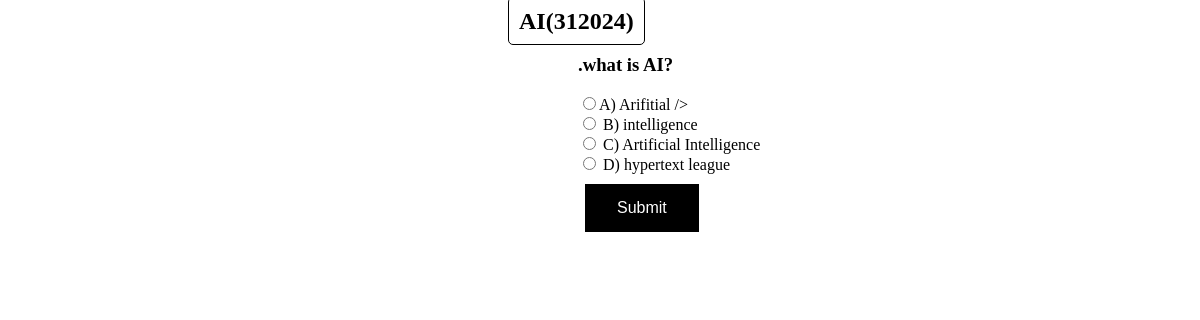
Screenshot of /Exam/312024/ (signed in) with the database file from the repository.
### quiz/models.py (models this page shows, shortened)
class subject(models.Model):
    name=models.CharField(max_length=50)
    code=models.IntegerField()
    department=models.CharField(max_length=50)
    semester=models.IntegerField()
    teaching_faculty=models.CharField(max_length=250)
    chapters=models.CharField(max_length=1000)
    def __str__(self):
        return self.name

class question(models.Model):
    exam_code=models.CharField(max_length=100)
    number=models.IntegerField()
    question_type=models.CharField(max_length=100)
    question=models.CharField(max_length=250)
    answer=models.CharField(max_length=250)
    option1=models.CharField(max_length=250)
    option2=models.CharField(max_length=250)
    option3=models.CharField(max_length=250)
    option4=models.CharField(max_length=250)

### quiz/views.py (the view)
# urls.py: path('Exam/<int:id>/',views.Exam,name="Exam"),
def Exam(request, id):
    if request.session['member_id']:
        if request.method=="POST":
            submited_response=list()
            for key,value in request.POST.items():
                print(key,"==>",value)
                submited_response.append(key+":"+value)
            submited_response=submited_response[1:]
            print(submited_response)# for each in (question.objects.filter(exam_code=id).all()):
            user=(users.objects.get(id=M_id))
            return HttpResponse("submitted")
        elif request.method=="GET":
            details={
                "question":question.objects.filter(exam_code=id).all(),
                "id": id,
                "name":subject.objects.get(code=id)
            }
            return render(request,"quiz.html",context=details)
    else:
        return redirect('Login')

### templates/Quiz.html (shortened to what this page needs)
{% load static %}
<!DOCTYPE html>
<html lang="en">
<head>
</head>
<body>
  <h2>{{name}}({{id}})</h2>
<div class="center">
<form action='{% url "Exam" id=id %}' method="POST">{% csrf_token %}
{% for each in question %}
    <h3>{{loop.counter}}.{{each.question}}</h3>
    <div>
        <input type="radio" name="{{each.question}}" id="{{each.option4}}" value="{{each.option1}}"
        <label for="{{each.option1}}">A) {{each.option1}} </label>/>
    </div>
    <div>
        <input type="radio" name="{{each.question}}" id="{{each.option4}}" value="{{each.option2}}" />
        <label for="{{each.option2}}">B) {{each.option2}}</label>
    </div>
    <div>
        <input type="radio" name="{{each.question}}" id="{{each.option4}}" value="{{each.option3}}" />
        <label for="{{each.option3}}">C) {{each.option3}}</label>
    </div>
    <div>
        <input type="radio" name="{{each.question}}" id="{{each.option4}}" value="{{each.option4}}" />
        <label for="{{each.option4}}">D) {{each.option4}}</label>
    </div>
  {% endfor %}
<button type="submit" class="button">Submit</button>
</div>
</body>
</html>

### templates/Quiz.html (style rules this page uses)
.center { background-color: rgb(255, 255, 255); color: rgb(0, 0, 0); padding-left: 570px; }
.button { background-color: #000000; color: rgb(255, 255, 255); border: none; text-align: center; display: inline-block; font-size: 16px; cursor: pointer; margin: 10px 7px; padding: 15px 32px; }
h2 { border: 1px solid black; border-radius: 5px; text-align: center; display: inline; margin-left:500px; padding: 10px; }

### rows the page displays
subject: name "AI"
question: question "what is AI?", option1 "Arifitial", option2 "intelligence", option3 "Artificial Intelligence", option4 "hypertext league"

### other values shown
{{ id }} "312024"
